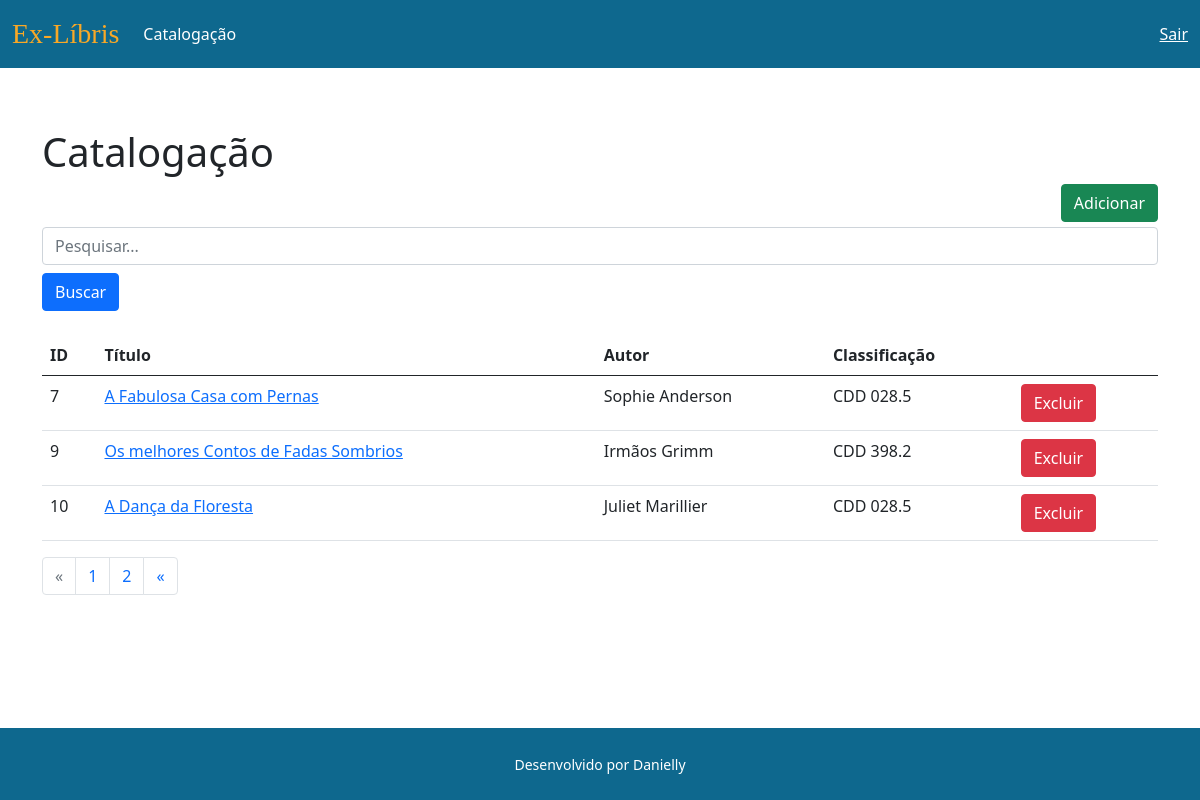
The page /catalog/list/ on the database its author committed.
### catalog/models.py (models this page shows, shortened)
class Book(models.Model):
  title = models.CharField(max_length=200)
  author = models.CharField(max_length=100)
  publisher = models.CharField(max_length=200)
  publisher_date = models.DateField()
  pages = models.CharField(max_length=30)
  isbn = models.CharField('ISBN', max_length=13,unique=True,help_text='13 Character <a href="https://www.isbn-international.org/content/what-isbn'
                          '">ISBN number</a>')
  classification = models.CharField (max_length=100)
  def get_absolute_url(self):
        return reverse("catalog:catalog-update", kwargs={"id": self.id})
  def get_delete_url(self):
      return reverse("catalog:catalog-delete", kwargs={"id": self.id})
  class Meta:
       db_table ="book"
       ordering =['id']

### catalog/views.py (the view)
# urls.py: path("list/", CatalogListView.as_view(), name="catalog-list"),
class CatalogListView(ListView):
    paginate_by=3
    template_name="catalog/catalog_list.html"
    model = Book
    def get_queryset(self):
            name = self.request.GET.get("name")
            if name:
                object_list = self.model.objects.filter(title_icontains=name)
            else:
                object_list = self.model.objects.all()
            return object_list

### catalog/templates/catalog/catalog_list.html
{% extends "model-page.html" %}
{% block content %}
 <h1>Catalogação</h1>
<a href=" {% url "catalog:catalog-create" %}">
  <button type="button" class="btn btn-success" style="float: right; margin-bottom: 5px;">Adicionar</button>
</a>
<form>
    <div class="form-group mb-2">
      <input class="form-control" type="text" name="title" placeholder="Pesquisar...">
    </div>
    <button type="submit" class="btn btn-primary">Buscar</button>
</form>
<table class="table mt-4">
  <thead>
    <tr>
      <th scope="col">ID</th>
      <th scope="col">Título</th>
      <th scope="col">Autor</th>
      <th scope="col">Classificação</th>
      <th scope="col"></th>
      </tr>
  </thead>
  <tbody>
    {% for book in book_list %}
   <tr>
    <td>{{book.id}}</td>
    <td><a href="{{ book.get_absolute_url }}">{{book.title}}</a></td>
    <td>{{book.author}}</td>
    <td>{{book.classification}}</td>
      <form method="post" action="{{book.get_delete_url}}">{% csrf_token %}
        <td><button type="submit" class="btn btn-danger">Excluir</button></td>
    </form>
  </tr>
  {% endfor %}
  </tbody>
</table>
  <ul class="pagination">
    {% if page_obj.has_previous %}
      <li class="page-item">
        <a class="page-link" href="?page={{ page_obj.previous_page_number}}" aria-label="Previous">
          <span aria-hidden="true">&laquo;</span>
        </a>
      </li>
      {% else %}
      <li class="page-item disabled">
        <a class="page-link" href="#" aria-label="Previous">
          <span aria-hidden="true">&laquo;</span>
        </a>
      </li>
      {% endif %}
        {% for object in page_obj.paginator.page_range %}
        <li class="page-item"><a class="page-link" href="?page={{ forloop.counter}}">{{ forloop.counter}}</a></li>
        {% endfor %}
        {% if page_obj.has_next %}
        <li class="page-item">
          <a class="page-link" href="?page={{ page_obj.next_page_number}}" aria-label="Previous">
            <span aria-hidden="true">&laquo;</span>
          </a>
        </li>
        {% else %}
        <li class="page-item disabled">
          <a class="page-link" href="#" aria-label="Next">
            <span aria-hidden="true">&raquo;</span>
          </a>
        </li>
        {% endif %}
      </ul>
{% endblock %}

### core/templates/model-page.html (shortened to what this page needs)
<!DOCTYPE html>
<html lang="pt-br">
<head>
  <link href="https://cdn.jsdelivr.net/npm/bootstrap@5.0.2/dist/css/bootstrap.min.css" rel="stylesheet">
</head>
<body class="d-flex flex-column">
    <header>
      {% include "model-header.html" %}
    </header>
    <main class="content" style="margin-top: 5%">
      <div class="container">
        {% block content %} {% endblock %}
      </div>
    </main>
    <footer class="py-4">
      {% include "model-footer.html" %}
    </footer>
</body>
</html>

### core/templates/model-header.html
<nav class="navbar navbar-expand-sm navbar-light">
  <div class="container-fluid" >
    <a class="navbar-brand" style="color: #F9A826;font-family: Croissant One; font-size: 28px;"href={% url 'index'%}>Ex-Líbris</a>
    <div class="collapse navbar-collapse" id="navbarNav">
      <ul class="navbar-nav">
        <li class="nav-item">
          <a class="nav-link " style="color: #ffffff"href="{% url 'catalog:catalog-list' %}" >Catalogação</a>
        </li>
      </div>
      <a class=""  style="color: #ffffff"; href="{% url 'logout' %}">Sair</a>
  </div>
</nav>

### core/templates/model-footer.html
<div class="container text-center">
  <small>Desenvolvido por Danielly</small>
</div>

### core/templates/model-page.html (style rules this page uses)
html, body { height: 100%; }
main { flex: 1 0 auto; }
.navbar { background:#0E688E; }
footer { flex-shrink: none; margin-top: 2em; background:#0E688E; color: #fff; }

### rows shown on the page
Book: id "7", title "A Fabulosa Casa com Pernas", author "Sophie Anderson", classification "CDD 028.5"
Book: id "9", title "Os melhores Contos de Fadas Sombrios", author "Irmãos Grimm", classification "CDD 398.2"
Book: id "10", title "A Dança da Floresta", author "Juliet Marillier", classification "CDD 028.5"
